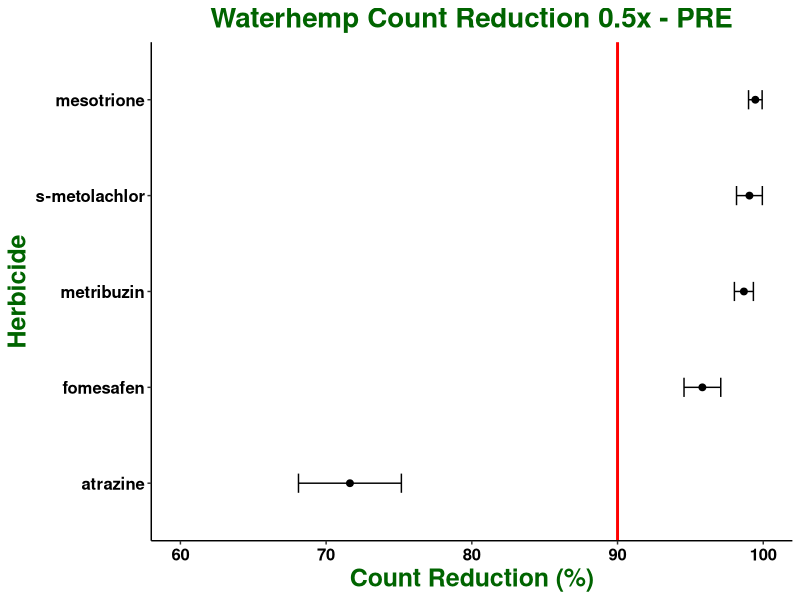
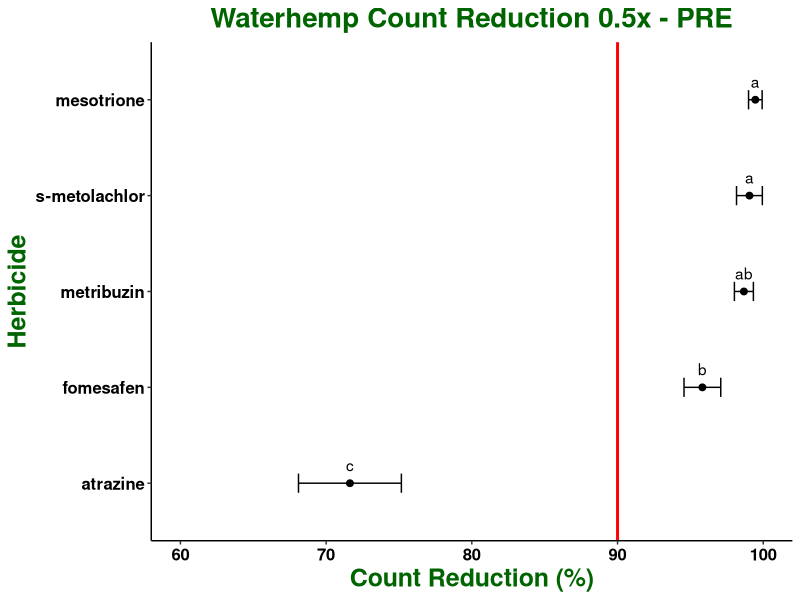

Source code (R) for these figures, in order: (Note: this script raises an error after producing the figures.)
## ---- chunk 1

knitr::opts_chunk$set(echo = TRUE)
library(tidyverse)
library(ggplot2)
library(car)
library(emmeans)
library(multcompView)
library(glmmTMB)
library(ggpubr)

## ---- chunk 2

waterhemp <- read.csv("All PRE_Reduction_0.5x.csv")

str(waterhemp)

waterhemp$run <- as.factor(waterhemp$run)

waterhemp$pop <- as.factor(waterhemp$pop)

waterhemp$herb <- as.factor(waterhemp$herb)

waterhemp$rate <- as.factor(waterhemp$rate)

waterhemp$rep <- as.factor(waterhemp$rep)

str(waterhemp)

## ---- chunk 3

## Summarizes data.
## Gives count, mean, standard deviation, standard error of the mean, and confidence interval (default 95%).
##   data: a data frame.
##   measurevar: the name of a column that contains the variable to be summarized
##   groupvars: a vector containing names of columns that contain grouping variables
##   na.rm: a boolean that indicates whether to ignore NA's
##   conf.interval: the percent range of the confidence interval (default is 95%)
summarySE <- function(data=NULL, measurevar, groupvars=NULL, na.rm=TRUE,
                      conf.interval=.95, .drop=TRUE) {
    library(plyr)

    # New version of length which can handle NA's: if na.rm==T, don't count them
    length2 <- function (x, na.rm=TRUE) {
        if (na.rm) sum(!is.na(x))
        else       length(x)
    }

    # This does the summary. For each group's data frame, return a vector with
    # N, mean, and sd
    datac <- ddply(data, groupvars, .drop=.drop,
      .fun = function(xx, col) {
        c(N    = length2(xx[[col]], na.rm=na.rm),
          mean = mean   (xx[[col]], na.rm=na.rm),
          sd   = sd     (xx[[col]], na.rm=na.rm)
        )
      },
      measurevar
    )

    # Rename the "mean" column    
    datac <- rename(datac, c("mean" = measurevar))

    datac$se <- datac$sd / sqrt(datac$N)  # Calculate standard error of the mean

    # Confidence interval multiplier for standard error
    # Calculate t-statistic for confidence interval: 
    # e.g., if conf.interval is .95, use .975 (above/below), and use df=N-1
    ciMult <- qt(conf.interval/2 + .5, datac$N-1)
    datac$ci <- datac$se * ciMult

    return(datac)
}

## ---- chunk 4

summary <- summarySE(waterhemp, measurevar = "count_red", groupvars = "herb")

summary

## ---- chunk 5

plot_RAW <- ggplot(summary, aes(x = count_red*100, y = reorder(herb, count_red))) + xlim(60, 100) +
  geom_point(size = 2) + 
  geom_vline(xintercept = 90, size = 1, colour = "red") +
  geom_errorbar(aes(xmin = (count_red*100) - (ci*100), xmax = (count_red*100) + (ci*100), width = 0.2)) + 
  labs(title = "Waterhemp Count Reduction 0.5x - PRE", x = "Count Reduction (%)", y = "Herbicide") + 
  theme_classic() + 
  theme (plot.title = element_text(face = "bold", hjust = 0.5, size = 20, colour = "darkgreen"), 
         axis.title = element_text(face = "bold", size = 18, colour = "darkgreen"), 
         axis.text = element_text(face = "bold", size = 12, colour = "black"))

plot_RAW

## ---- chunk 6

model <- glmmTMB(count_red ~ herb + (1|run) + (1|pop), data = waterhemp, beta_family(link = "logit"))

## ---- chunk 7

summary(model)

## ---- chunk 8

glmmTMB:::Anova.glmmTMB(model)

## ---- chunk 9

emm_herb <- emmeans(model, ~ herb, adjust = "tukey", type = "response", contr = "pairwise")

emm_herb

CLD_emm_herb <- if(requireNamespace("multcomp")) {
    multcomp::cld(emm_herb$emmeans, alpha = 0.05, Letters=letters, adjust="tukey", reversed = TRUE)}

CLD_emm_herb

## ---- chunk 10

plot_RAW + geom_text(aes(label = c("c", "b", "a", "ab", "a")), vjust = -1) +
  ggsave("All PRE 0.5x_RAW.BETA Tukey HSD.jpeg", units="in", width=8, height=5, dpi=600)
